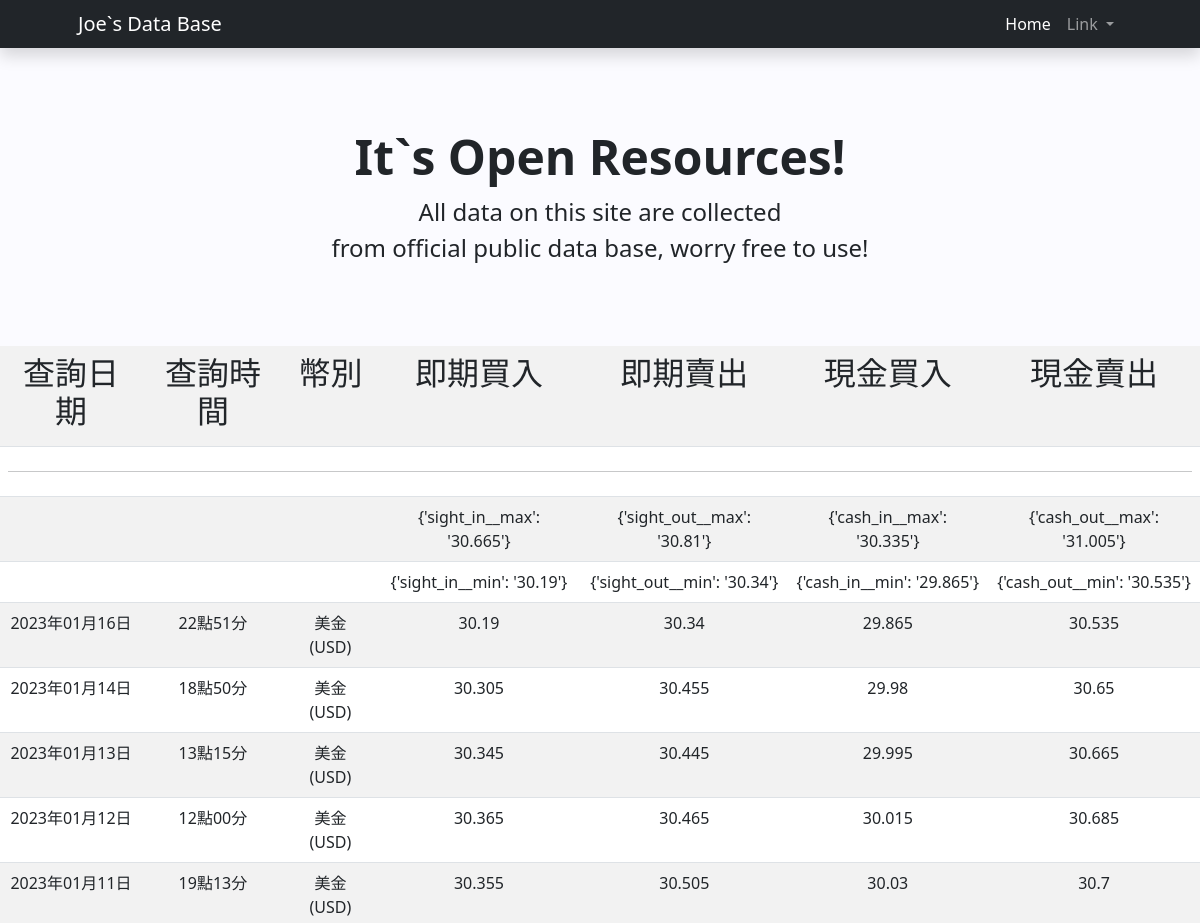
The page /usd_history/ (upper part) on the database as committed earlier.
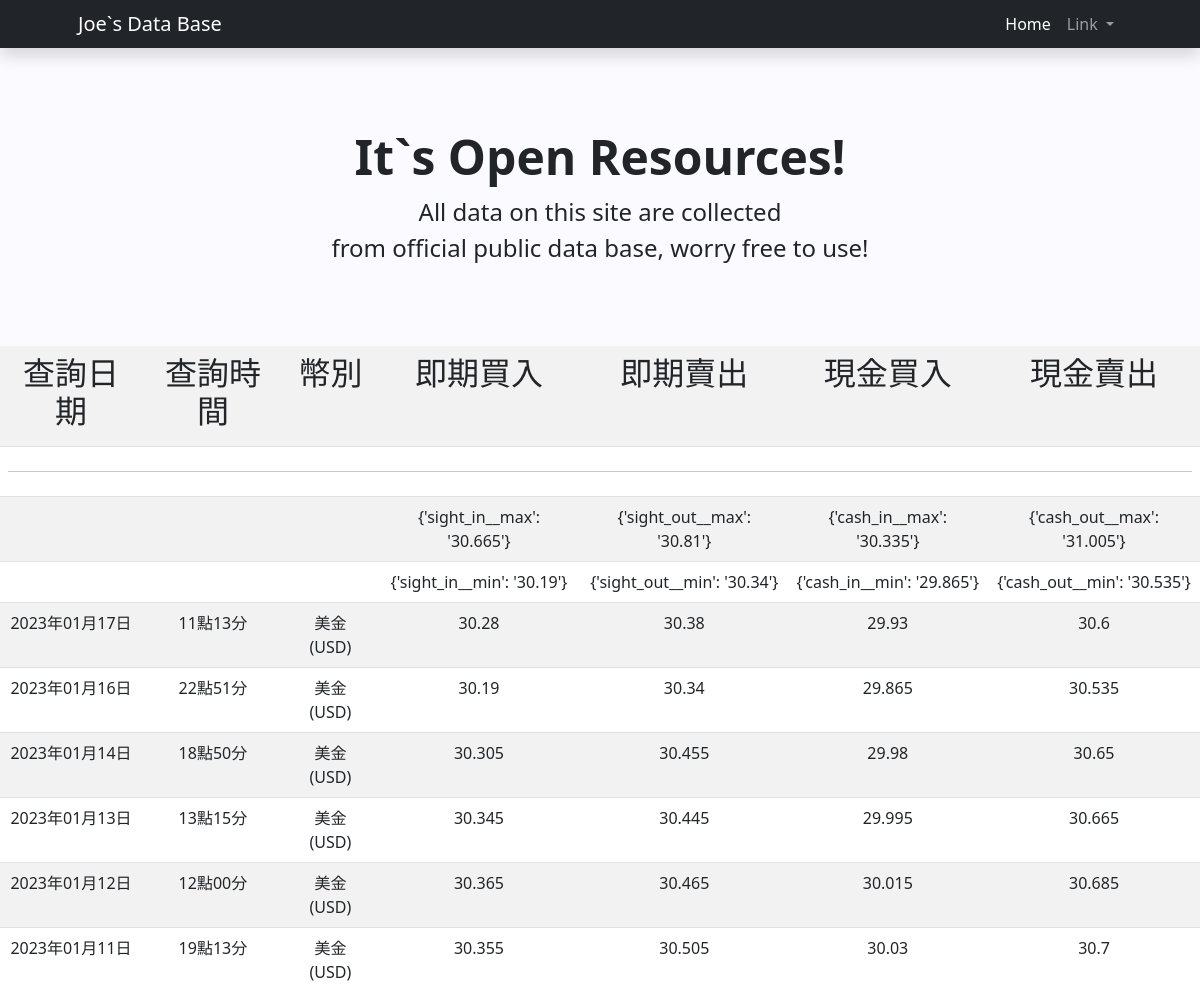
The same page on the database as committed later.
### myworldapp/models.py (models this page shows)
class usd_rate(models.Model):
    search_date = models.CharField(max_length=20,default='')
    search_time = models.CharField(max_length=20,default='')
    country = models.CharField(max_length=20,default='')
    sight_in = models.CharField(max_length=2,default='')
    sight_out = models.CharField(max_length=20,default='')
    cash_in = models.CharField(max_length=20,default='')
    cash_out = models.CharField(max_length=20,default='')

### myworldapp/views.py (the view)
# urls.py: path('usd_history/',views.usd_history),
def usd_history(request):
	data = usd_rate.objects.all()
	max_sightin = usd_rate.objects.aggregate(Max('sight_in'))
	min_sightin = usd_rate.objects.aggregate(Min('sight_in'))
	max_sightout = usd_rate.objects.aggregate(Max('sight_out'))
	min_sightout = usd_rate.objects.aggregate(Min('sight_out'))
	max_cashin = usd_rate.objects.aggregate(Max('cash_in'))
	min_cashin = usd_rate.objects.aggregate(Min('cash_in'))
	max_cashout = usd_rate.objects.aggregate(Max('cash_out'))
	min_cashout = usd_rate.objects.aggregate(Min('cash_out'))
	return render(request,"usd_history.html",locals())

### templates/usd_history.html (shortened to what this page needs)
{% extends "base.html" %}
{% block content %}
<center>
    <table class="table table-striped table-hover">
        <tr align="center" >
            <td><h2>查詢日期</h2></td>
            <td><h2>查詢時間</h2></td>
            <td><h2>幣別</h2></td>
            <td><h2>即期買入</h2></td>
            <td><h2>即期賣出</h2></td>
            <td><h2>現金買入</h2></td>
            <td><h2>現金賣出</h2></td>
        </tr>
        <tr>
            <td colspan="7">
                <hr>
            </td>
        </tr>
        <tr align="center">
            <td colspan="3"></td>
            <td>{{max_sightin}}</td>
            <td>{{max_sightout}}</td>
            <td>{{max_cashin}}</td>
            <td>{{max_cashout}}</td>
        </tr>
        <tr align="center">
            <td colspan="3"></td>
            <td>{{min_sightin}}</td>
            <td>{{min_sightout}}</td>
            <td>{{min_cashin}}</td>
            <td>{{min_cashout}}</td>
        </tr>
        {% for x in data reversed %}
        <tr align="center" >
            <td>{{x.search_date}}</td>
            <td>{{x.search_time}}</td>
            <td>{{x.country}}</td>
            <td>{{x.sight_in}}</td>
            <td>{{x.sight_out}}</td>
            <td>{{x.cash_in}}</td>
            <td>{{x.cash_out}}</td>
        </tr>
        {% endfor %}
    </table>
</center>
{% endblock %}

Rows that differ between the two databases and show on the page:
added usd_rate: search_date "2023年01月17日", search_time "11點13分", country "美金 (USD)", sight_in "30.28", sight_out "30.38", cash_in "29.93", cash_out "30.6"
